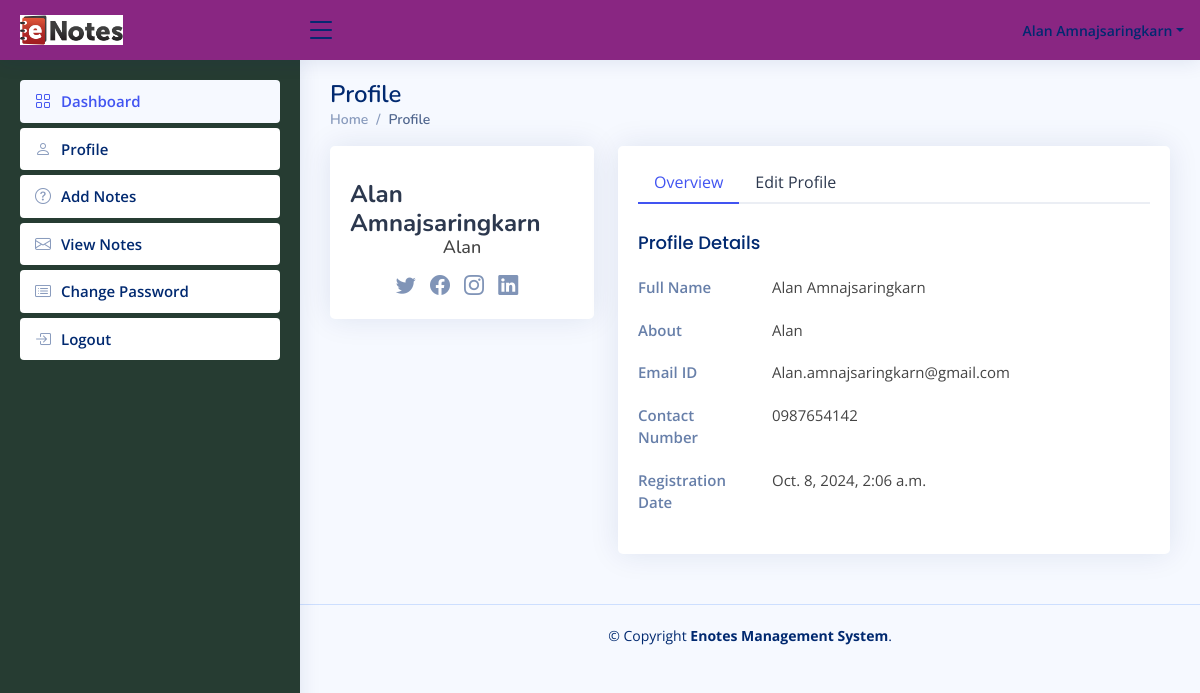
Screenshot of /profile/ (signed in) with the database file from the repository.
### Enotes/models.py (models this page shows, shortened)
class Signup(models.Model):
    user = models.ForeignKey(User, on_delete=models.CASCADE)
    ContactNo = models.CharField(max_length=10, blank=True, null=True)
    About = models.CharField(max_length=450, blank=True, null=True)
    Role = models.CharField(max_length=150, blank=True, null=True)
    RegDate = models.DateTimeField(auto_now_add=True)

### Enotes/views.py (the view, shortened to what this page needs)
# urls.py: path('profile/', profile, name='profile'),
def profile(request):
    if not request.user.is_authenticated:
        return redirect('user_login')
    user = User.objects.get(id=request.user.id)
    signup = Signup.objects.get(user=user)
    error = ""
    return render(request, 'profile.html', locals())

### Enotes/templates/profile.html (shortened to what this page needs)
{% extends 'usernavbar.html' %}
{% block main %}
<div class="pagetitle">
    <h1>Profile</h1>
    <nav>
        <ol class="breadcrumb">
            <li class="breadcrumb-item"><a href="/dashboard">Home</a></li>
            <li class="breadcrumb-item active">Profile</li>
        </ol>
    </nav>
</div>
<section class="section profile">
    <div class="row">
        <div class="col-xl-4">
            <div class="card">
                <div class="card-body profile-card pt-4 d-flex flex-column align-items-center">
                    <h2>{{user.first_name}} {{user.last_name}}</h2>
                    <h3>{{signup.About}}</h3>
                    <div class="social-links mt-2">
                        <a href="#" class="twitter"><i class="bi bi-twitter"></i></a>
                        <a href="#" class="facebook"><i class="bi bi-facebook"></i></a>
                        <a href="#" class="instagram"><i class="bi bi-instagram"></i></a>
                        <a href="#" class="linkedin"><i class="bi bi-linkedin"></i></a>
                    </div>
                </div>
            </div>
        </div>
        <div class="col-xl-8">
            <div class="card">
                <div class="card-body pt-3">
                    <ul class="nav nav-tabs nav-tabs-bordered">
                        <li class="nav-item">
                            <button class="nav-link active" data-bs-toggle="tab" data-bs-target="#profile-overview">
                                Overview
                            </button>
                        </li>
                        <li class="nav-item">
                            <button class="nav-link" data-bs-toggle="tab" data-bs-target="#profile-edit">Edit Profile
                            </button>
                        </li>
                    </ul>
                    <div class="tab-content pt-2">
                        <div class="tab-pane fade show active profile-overview" id="profile-overview">
                            <h5 class="card-title">Profile Details</h5>
                            <div class="row">
                                <div class="col-lg-3 col-md-4 label ">Full Name</div>
                                <div class="col-lg-9 col-md-8">{{user.first_name}} {{user.last_name}}</div>
                            </div>
                            <div class="row">
                                <div class="col-lg-3 col-md-4 label ">About</div>
                                <div class="col-lg-9 col-md-8">{{signup.About}}</div>
                            </div>
                            <div class="row">
                                <div class="col-lg-3 col-md-4 label">Email ID</div>
                                <div class="col-lg-9 col-md-8">{{user.username}}</div>
                            </div>
                            <div class="row">
                                <div class="col-lg-3 col-md-4 label">Contact Number</div>
                                <div class="col-lg-9 col-md-8">{{signup.ContactNo}}</div>
                            </div>
                            <div class="row">
                                <div class="col-lg-3 col-md-4 label">Registration Date</div>
                                <div class="col-lg-9 col-md-8">{{signup.RegDate}}</div>
                            </div>
                        </div>
                    </div>
                </div>
            </div>
        </div>
    </div>
</section>
{% endblock %}

### Enotes/templates/usernavbar.html (shortened to what this page needs)
{% load static %}
<html lang="en">
<head>
  <link href="{% static 'assets/vendor/bootstrap/css/bootstrap.min.css' %}" rel="stylesheet">
  <link href="{% static 'assets/vendor/bootstrap-icons/bootstrap-icons.css' %}" rel="stylesheet">
  <link href="{% static 'assets/vendor/boxicons/css/boxicons.min.css' %}" rel="stylesheet">
  <link href="{% static 'assets/vendor/quill/quill.snow.css' %}" rel="stylesheet">
  <link href="{% static 'assets/vendor/quill/quill.bubble.css' %}" rel="stylesheet">
  <link href="{% static 'assets/vendor/remixicon/remixicon.css' %}" rel="stylesheet">
  <link href="{% static 'assets/vendor/simple-datatables/style.css' %}" rel="stylesheet">
  <link href="{% static 'assets/css/style.css' %}" rel="stylesheet">
</head>
<body>
  <header id="header" class="header fixed-top d-flex align-items-center">
    <div class="d-flex align-items-center justify-content-between">
      <a href="index.html" class="logo d-flex align-items-center">
        <img src="{% static 'images/enotes.jpg' %}" alt="">
      </a>
      <i class="bi bi-list toggle-sidebar-btn"></i>
    </div>
    <nav class="header-nav ms-auto">
      <ul class="d-flex align-items-center">
        <li class="nav-item dropdown pe-3">
          <a class="nav-link nav-profile d-flex align-items-center pe-0" href="#" data-bs-toggle="dropdown">
            <span class="d-none d-md-block dropdown-toggle ps-2">{{request.user.first_name}} {{request.user.last_name}}</span>
          </a>
        </li>
      </ul>
    </nav>
  </header>
  <aside id="sidebar" class="sidebar">
    <ul class="sidebar-nav" id="sidebar-nav">
      <li class="nav-item">
        <a class="nav-link" href="/dashboard">
          <i class="bi bi-grid"></i>
          <span>Dashboard</span>
        </a>
      </li>
      <li class="nav-item">
        <a class="nav-link collapsed" href="/profile">
          <i class="bi bi-person"></i>
          <span>Profile</span>
        </a>
      </li>
      <li class="nav-item">
        <a class="nav-link collapsed" href="/addNotes">
          <i class="bi bi-question-circle"></i>
          <span>Add Notes</span>
        </a>
      </li>
      <li class="nav-item">
        <a class="nav-link collapsed" href="/viewNotes">
          <i class="bi bi-envelope"></i>
          <span>View Notes</span>
        </a>
      </li>
      <li class="nav-item">
        <a class="nav-link collapsed" href="/changePassword">
          <i class="bi bi-card-list"></i>
          <span>Change Password</span>
        </a>
      </li>
      <li class="nav-item">
        <a class="nav-link collapsed" href="/logout">
          <i class="bi bi-box-arrow-in-right"></i>
          <span>Logout</span>
        </a>
      </li>
    </ul>
  </aside>
  <main id="main" class="main">
    <section class="section dashboard">
      {% block main %}
      {% endblock %}
    </section>
  </main>
  <footer id="footer" class="footer">
    <div class="copyright">
      &copy; Copyright <strong><span>Enotes Management System</span></strong>.
    </div>
  </footer>
</body>
</html>

### Enotes/static/assets/css/style.css (style rules this page uses)
:root { scroll-behavior: smooth; }
body { font-family: "Open Sans", sans-serif; background: #f6f9ff; color: #444444; }
a { color: #4154f1; text-decoration: none; }
h1, h2, h3, h4, h5, h6 { font-family: "Nunito", sans-serif; }
#main { margin-top: 60px; padding: 20px 30px; transition: all 0.3s; }
.pagetitle { margin-bottom: 10px; }
.pagetitle h1 { font-size: 24px; margin-bottom: 0; font-weight: 600; color: #012970; }
.card { margin-bottom: 30px; border: none; border-radius: 5px; box-shadow: 0px 0 30px rgba(1, 41, 112, 0.1); }
.card-title { padding: 20px 0 15px 0; font-size: 18px; font-weight: 500; color: #012970; font-family: "Poppins", sans-serif; }
.card-body { padding: 0 20px 20px 20px; }
.breadcrumb { font-size: 14px; font-family: "Nunito", sans-serif; color: #899bbd; font-weight: 600; }
.breadcrumb a { color: #899bbd; transition: 0.3s; }
.breadcrumb .breadcrumb-item::before { color: #899bbd; }
.breadcrumb .active { color: #51678f; font-weight: 600; }
.nav-tabs-bordered { border-bottom: 2px solid #ebeef4; }
.nav-tabs-bordered .nav-link { margin-bottom: -2px; border: none; color: #2c384e; }
.nav-tabs-bordered .nav-link.active { background-color: #fff; color: #4154f1; border-bottom: 2px solid #4154f1; }
.logo { line-height: 1; }
@media (min-width: 1200px) { .logo { width: 280px; } }
.logo img { max-height: 30px; margin-right: 6px; }
.header { transition: all 0.5s; z-index: 997; height: 60px; box-shadow: 0px 2px 20px rgba(1, 41, 112, 0.1); background-color: #892682; padding-left: 20px; }
.header .toggle-sidebar-btn { font-size: 32px; padding-left: 5px; cursor: pointer; color: #012970; }
.header-nav ul { list-style: none; }
.header-nav > ul { margin: 0; padding: 0; }
.header-nav .nav-profile { color: #012970; }
.header-nav .nav-profile span { font-size: 14px; font-weight: 600; }
.sidebar { position: fixed; top: 60px; left: 0; bottom: 0; width: 300px; z-index: 996; transition: all 0.3s; padding: 20px; overflow-y: auto; scrollbar-width: thin; scrollbar-color: #aab7cf transparent; box-shadow: 0px 0px 20px rgba(1, 41, 112, 0.1); background-color: #263c32; }
@media (min-width: 1200px) { #main, #footer { margin-left: 300px; } }
.sidebar-nav { padding: 0; margin: 0; list-style: none; }
.sidebar-nav li { padding: 0; margin: 0; list-style: none; }
.sidebar-nav .nav-item { margin-bottom: 5px; }
.sidebar-nav .nav-link { display: flex; align-items: center; font-size: 15px; font-weight: 600; color: #4154f1; transition: 0.3; background: #f6f9ff; padding: 10px 15px; border-radius: 4px; }
.sidebar-nav .nav-link i { font-size: 16px; margin-right: 10px; color: #4154f1; }
.sidebar-nav .nav-link.collapsed { color: #012970; background: #fff; }
.sidebar-nav .nav-link.collapsed i { color: #899bbd; }
.profile .profile-card h2 { font-size: 24px; font-weight: 700; color: #2c384e; margin: 10px 0 0 0; }
.profile .profile-card h3 { font-size: 18px; }
.profile .profile-card .social-links a { font-size: 20px; display: inline-block; color: rgba(1, 41, 112, 0.5); line-height: 0; margin-right: 10px; transition: 0.3s; }
.profile .profile-overview .row { margin-bottom: 20px; font-size: 15px; }
.profile .profile-overview .card-title { color: #012970; }
.profile .profile-overview .label { font-weight: 600; color: rgba(1, 41, 112, 0.6); }
.footer { padding: 20px 0; font-size: 14px; transition: all 0.3s; border-top: 1px solid #cddfff; }
.footer .copyright { text-align: center; color: #012970; }

### rows the page displays
Signup: About "Alan", ContactNo "0987654142", RegDate "Oct. 8, 2024, 2:06 a.m."

### other values shown
{{ request.user.first_name }} "Alan"
{{ request.user.last_name }} "Amnajsaringkarn"
{{ user.first_name }} "Alan"
{{ user.last_name }} "Amnajsaringkarn"
{{ user.username }} "Alan.amnajsaringkarn@gmail.com"
